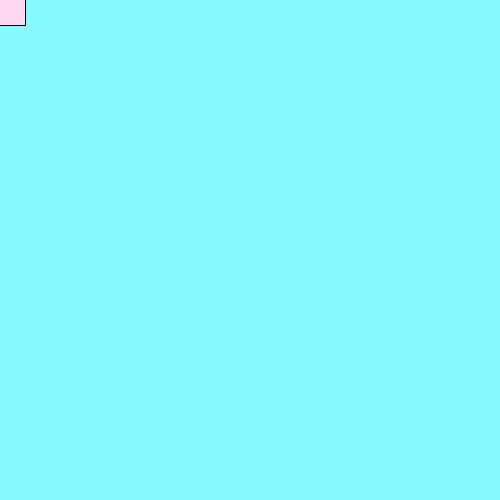
Frame 1 (no input)
Frame 60 (the mouse pressed at the canvas centre just before this capture): identical to frame 1, image omitted
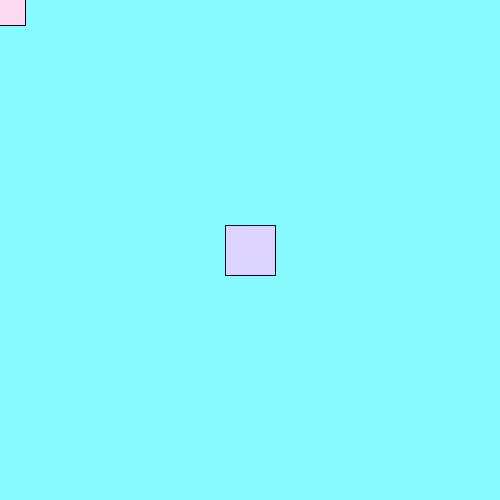
Frame 120 (the mouse held since frame 60 and released just before this capture)

The Processing sketch that drew these frames (run headless with seeded random() and noise(); from frame 60 on, the mouse is pressed at the canvas centre):

// Processing sketch: processing_127339
// ── processing_127339.pde

void setup() {
  size(500, 500);
  noSmooth();
  fill(0);
  background(134,250,255);
}

void draw() {
  if (mousePressed) {
    stroke(0);
       fill(221,211,255);
    
  } else {
    stroke(0);
 fill(255,216,242);
}  
rectMode (CENTER);
rect (mouseX,mouseY,50, 50);
}
